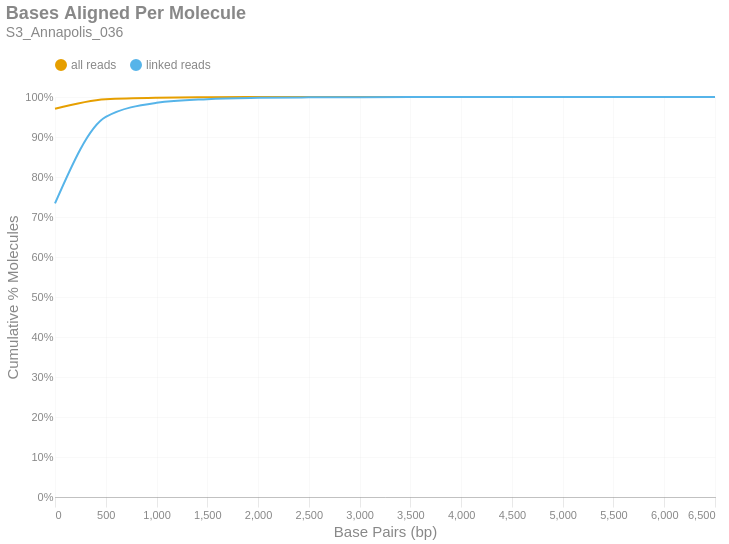

Notebook code cell kept with this figure:
### Markdown cell above
### Bases Aligned Per Molecule
This is a cumulative frequency distribution showing the number of base pairs aligned per unique molecule. These data are shown in 500 bp bins. There are two distributions: one with `all reads` (yellow) and another with only `linked reads` (blue). The percent of molecules in the `linked reads` distribution is relative to the total number of linked molecules.

### Code cell
if SKIPLR:
    print_html(f"Skipped")
else:
    binned_df = consolidated_hist(valids['aligned_bp'], mask, 500, True)
    with SafeRender(binned_df):
        (
            density_plot(binned_df, 'Bases Aligned Per Molecule', samplename, 'basesper')
            .encode(
                x=alt.X('bin:Q', title="Base Pairs (bp)").axis(tickMinStep=500).scale(padding=0),
                y=alt.Y('value:Q', title='Cumulative % Molecules')
                    .axis(format='%')
                    .scale(domain = [0,1])
                    .stack(False),
                color=alt.Color("key:N").scale(domain = ["all reads", "linked reads"]),
                tooltip = [
                    alt.Tooltip("key:N", title = "Data Type"),
                    alt.Tooltip("range_label:N", title="Bases Aligned Per Molecule"),
                    alt.Tooltip("value:Q", format = ".2%", title="% Molecules (Cum.)")
                ]
            )
        ).display()

### Figure 1 — Vega-Lite specification as saved in the notebook (floating-point values rounded to 4 significant figures)
{"width": "container", "height": 400, "config": {"title": {"anchor": "start", "dy": -15, "fontSize": 18, "color": "#888888", "subtitleColor": "#888888", "subtitleFontSize": 14}, "arc": {"fill": "#0072B2"}, "axis": {"domainColor": "#888888", "domainWidth": 0.5, "gridWidth": 0.2, "grid": false, "titleFontWeight": 400, "titleFontSize": 15, "labelFontSize": 11, "labelColor": "#888888", "tickColor": "#888888", "tickWidth": 0.2, "titleColor": "#888888"}, "axisBand": {"grid": false}, "axisX": {"grid": true, "tickSize": 10, "domainCap": "round"}, "axisY": {"domain": false, "grid": true, "tickSize": 0, "domainCap": "round"}, "background": "transparent", "header": {"labelFontSize": 15, "labelColor": "#888888", "titleFontSize": 15, "titleFontWeight": 600, "titleColor": "#888888"}, "legend": {"labelFont": "sans-serif", "labelFontSize": 12, "labelColor": "#888888", "symbolSize": 100, "symbolType": "circle", "titleFontSize": 12, "titlePadding": 10, "titleColor": "#888888", "title": null, "orient": "top"}, "range": {"category": ["#E69F00", "#56B4E9", "#009E73", "#F0E442", "#0072B2", "#D55E00", "#CC79A7", "#000000"], "diverging": ["#cfe8f3", "#a2d4ec", "#73bfe2", "#46abdb", "#1696d2", "#12719e"]}, "area": {"fill": "#0072B2", "fillOpacity": 0.7, "line": true, "strokeOpacity": 0.7}, "line": {"color": "#0072B2", "stroke": "#0072B2", "strokeWidth": 2}, "trail": {"color": "#0072B2", "stroke": "#0072B2", "strokeWidth": 0, "size": 1}, "point": {"filled": true, "fillOpacity": 1.0, "size": 95}, "text": {"color": "#888888", "fontSize": 11, "align": "right", "fontWeight": 400, "size": 11}, "bar": {"fill": "#0072B2", "stroke": null}, "view": {"stroke": null, "continuousWidth": 660, "continuousHeight": 400}}, "data": {"name": "data-a5789e1798e27dd179141c55d5abb510"}, "mark": {"type": "line", "interpolate": "monotone", "point": {"opacity": 0, "size": 275}}, "encoding": {"color": {"field": "key", "scale": {"domain": ["all reads", "linked reads"]}, "type": "nominal"}, "tooltip": [{"field": "key", "title": "Data Type", "type": "nominal"}, {"field": "range_label", "title": "Bases Aligned Per Molecule", "type": "nominal"}, {"field": "value", "format": ".2%", "title": "% Molecules (Cum.)", "type": "quantitative"}], "x": {"axis": {"tickMinStep": 500}, "field": "bin", "scale": {"padding": 0}, "title": "Base Pairs (bp)", "type": "quantitative"}, "y": {"axis": {"format": "%"}, "field": "value", "scale": {"domain": [0, 1]}, "stack": false, "title": "Cumulative % Molecules", "type": "quantitative"}}, "params": [{"name": "param_c36ac31b6afebe62", "select": {"type": "point", "fields": ["key"]}, "bind": "legend"}], "title": {"text": "Bases Aligned Per Molecule", "subtitle": "S3_Annapolis_036"}, "transform": [{"fold": ["all reads (cumsum)", "linked reads (cumsum)"]}, {"calculate": "replace(datum.key, ' (cumsum)', '')", "as": "key"}, {"filter": {"param": "param_c36ac31b6afebe62"}}], "usermeta": {"embedOptions": {"downloadFileName": "S3_Annapolis_036.basesper"}}, "$schema": "https://vega.github.io/schema/vega-lite/v6.1.0.json", "datasets": {"data-a5789e1798e27dd179141c55d5abb510": [{"bin": "0.0", "interval": "0.0-500.0", "all reads": 0.9709, "linked reads": 0.7339, "all reads (cumsum)": 0.9709, "linked reads (cumsum)": 0.7339, "range_label": "0-499"}, {"bin": "500.0", "interval": "500.0-1000.0", "all reads": 0.02371, "linked reads": 0.2163, "all reads (cumsum)": 0.9946, "linked reads (cumsum)": 0.9502, "range_label": "500-999"}, {"bin": "1000.0", "interval": "1000.0-1500.0", "all reads": 0.003845, "linked reads": 0.03527, "all reads (cumsum)": 0.9984, "linked reads (cumsum)": 0.9855, "range_label": "1000-1499"}, {"bin": "1500.0", "interval": "1500.0-2000.0", "all reads": 0.0009853, "linked reads": 0.009047, "all reads (cumsum)": 0.9994, "linked reads (cumsum)": 0.9945, "range_label": "1500-1999"}, {"bin": "2000.0", "interval": "2000.0-2500.0", "all reads": 0.00036, "linked reads": 0.003306, "all reads (cumsum)": 0.9998, "linked reads (cumsum)": 0.9978, "range_label": "2000-2499"}, {"bin": "2500.0", "interval": "2500.0-3000.0", "all reads": 0.0001358, "linked reads": 0.001247, "all reads (cumsum)": 0.9999, "linked reads (cumsum)": 0.9991, "range_label": "2500-2999"}, {"bin": "3000.0", "interval": "3000.0-3500.0", "all reads": 5.369e-05, "linked reads": 0.0004929, "all reads (cumsum)": 1.0, "linked reads (cumsum)": 0.9996, "range_label": "3000-3499"}, {"bin": "3500.0", "interval": "3500.0-4000.0", "all reads": 2.368e-05, "linked reads": 0.0002175, "all reads (cumsum)": 1.0, "linked reads (cumsum)": 0.9998, "range_label": "3500-3999"}, {"bin": "4000.0", "interval": "4000.0-4500.0", "all reads": 4.737e-06, "linked reads": 4.349e-05, "all reads (cumsum)": 1.0, "linked reads (cumsum)": 0.9998, "range_label": "4000-4499"}, {"bin": "4500.0", "interval": "4500.0-5000.0", "all reads": 7.895e-06, "linked reads": 7.249e-05, "all reads (cumsum)": 1.0, "linked reads (cumsum)": 0.9999, "range_label": "4500-4999"}, {"bin": "5000.0", "interval": "5000.0-5500.0", "all reads": 7.895e-06, "linked reads": 7.249e-05, "all reads (cumsum)": 1.0, "linked reads (cumsum)": 1.0, "range_label": "5000-5499"}, {"bin": "5500.0", "interval": "5500.0-6000.0", "all reads": 0.0, "linked reads": 0.0, "all reads (cumsum)": 1.0, "linked reads (cumsum)": 1.0, "range_label": "5500-5999"}, {"bin": "6000.0", "interval": "6000.0-6500.0", "all reads": 1.579e-06, "linked reads": 1.45e-05, "all reads (cumsum)": 1.0, "linked reads (cumsum)": 1.0, "range_label": "6000-6499"}, {"bin": "6500.0", "interval": "6500.0-7000.0", "all reads": 1.579e-06, "linked reads": 1.45e-05, "all reads (cumsum)": 1.0, "linked reads (cumsum)": 1.0, "range_label": "6500-6999"}]}}
